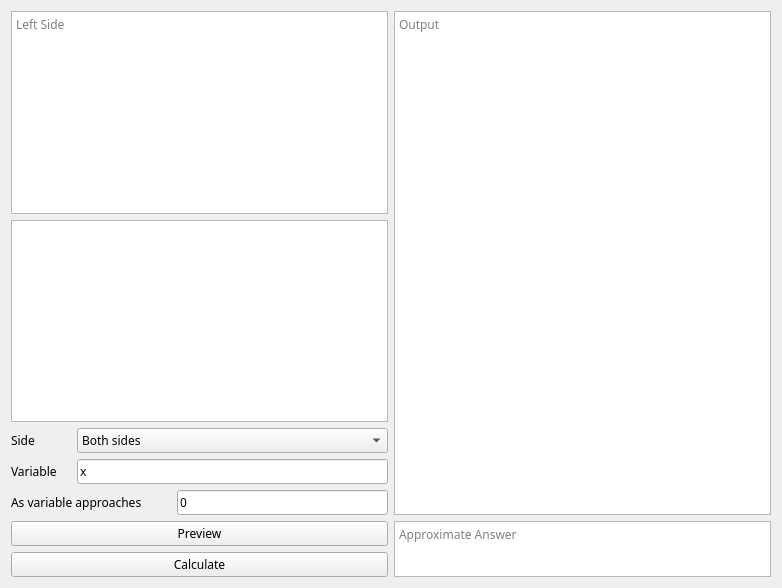
<?xml version="1.0" encoding="UTF-8"?>
<ui version="4.0">
 <class>Form</class>
 <widget class="QWidget" name="Form">
  <property name="geometry">
   <rect>
    <x>0</x>
    <y>0</y>
    <width>782</width>
    <height>588</height>
   </rect>
  </property>
  <property name="font">
   <font>
    <family>Cooper Black</family>
   </font>
  </property>
  <property name="windowTitle">
   <string>Form</string>
  </property>
  <layout class="QGridLayout" name="gridLayout_2">
   <item row="0" column="0">
    <layout class="QGridLayout" name="gridLayout">
     <item row="2" column="0">
      <layout class="QHBoxLayout" name="horizontalLayout_4">
       <item>
        <widget class="QLabel" name="label">
         <property name="minimumSize">
          <size>
           <width>60</width>
           <height>0</height>
          </size>
         </property>
         <property name="maximumSize">
          <size>
           <width>60</width>
           <height>16777215</height>
          </size>
         </property>
         <property name="toolTip">
          <string>What side the limit approaches from</string>
         </property>
         <property name="text">
          <string>Side</string>
         </property>
        </widget>
       </item>
       <item>
        <widget class="QComboBox" name="LimSide">
         <property name="minimumSize">
          <size>
           <width>0</width>
           <height>25</height>
          </size>
         </property>
         <property name="toolTip">
          <string>What side the limit approaches from</string>
         </property>
         <item>
          <property name="text">
           <string>Both sides</string>
          </property>
         </item>
         <item>
          <property name="text">
           <string>Left</string>
          </property>
         </item>
         <item>
          <property name="text">
           <string>Right</string>
          </property>
         </item>
        </widget>
       </item>
      </layout>
     </item>
     <item row="6" column="0">
      <widget class="QPushButton" name="LimCalc">
       <property name="toolTip">
        <string>Calculate the limit - Shift + Enter</string>
       </property>
       <property name="text">
        <string>Calculate</string>
       </property>
      </widget>
     </item>
     <item row="5" column="0">
      <widget class="QPushButton" name="LimPrev">
       <property name="toolTip">
        <string>Preview the limit</string>
       </property>
       <property name="text">
        <string>Preview</string>
       </property>
      </widget>
     </item>
     <item row="0" column="0">
      <widget class="QTextEdit" name="LimExp">
       <property name="toolTip">
        <string>Left side of equation</string>
       </property>
       <property name="lineWrapMode">
        <enum>QTextEdit::NoWrap</enum>
       </property>
       <property name="placeholderText">
        <string>Left Side</string>
       </property>
      </widget>
     </item>
     <item row="3" column="0">
      <layout class="QHBoxLayout" name="horizontalLayout_6">
       <item>
        <widget class="QLabel" name="label_2">
         <property name="minimumSize">
          <size>
           <width>60</width>
           <height>0</height>
          </size>
         </property>
         <property name="maximumSize">
          <size>
           <width>60</width>
           <height>16777215</height>
          </size>
         </property>
         <property name="toolTip">
          <string>Variable</string>
         </property>
         <property name="text">
          <string>Variable</string>
         </property>
        </widget>
       </item>
       <item>
        <widget class="QLineEdit" name="LimVar">
         <property name="minimumSize">
          <size>
           <width>0</width>
           <height>25</height>
          </size>
         </property>
         <property name="toolTip">
          <string>Variable</string>
         </property>
         <property name="text">
          <string>x</string>
         </property>
        </widget>
       </item>
      </layout>
     </item>
     <item row="0" column="1" rowspan="5">
      <widget class="QTextBrowser" name="LimOut">
       <property name="toolTip">
        <string>Exact answer of calculation</string>
       </property>
       <property name="placeholderText">
        <string>Output</string>
       </property>
      </widget>
     </item>
     <item row="4" column="0">
      <layout class="QHBoxLayout" name="horizontalLayout_7">
       <item>
        <widget class="QLabel" name="label_3">
         <property name="sizePolicy">
          <sizepolicy hsizetype="Preferred" vsizetype="Preferred">
           <horstretch>0</horstretch>
           <verstretch>0</verstretch>
          </sizepolicy>
         </property>
         <property name="minimumSize">
          <size>
           <width>160</width>
           <height>0</height>
          </size>
         </property>
         <property name="maximumSize">
          <size>
           <width>60</width>
           <height>16777215</height>
          </size>
         </property>
         <property name="toolTip">
          <string>Where the variable approaches</string>
         </property>
         <property name="text">
          <string>As variable approaches</string>
         </property>
        </widget>
       </item>
       <item>
        <widget class="QLineEdit" name="LimApproach">
         <property name="minimumSize">
          <size>
           <width>0</width>
           <height>25</height>
          </size>
         </property>
         <property name="toolTip">
          <string>Where the variable approaches</string>
         </property>
         <property name="text">
          <string>0</string>
         </property>
         <property name="placeholderText">
          <string/>
         </property>
        </widget>
       </item>
      </layout>
     </item>
     <item row="1" column="0">
      <widget class="QTextEdit" name="textEdit"/>
     </item>
     <item row="5" column="1" rowspan="2">
      <widget class="QTextBrowser" name="LimApprox">
       <property name="sizePolicy">
        <sizepolicy hsizetype="Expanding" vsizetype="Ignored">
         <horstretch>0</horstretch>
         <verstretch>0</verstretch>
        </sizepolicy>
       </property>
       <property name="toolTip">
        <string>Approximate answer of calculation</string>
       </property>
       <property name="placeholderText">
        <string>Approximate Answer</string>
       </property>
      </widget>
     </item>
    </layout>
   </item>
  </layout>
 </widget>
 <resources/>
 <connections/>
</ui>
